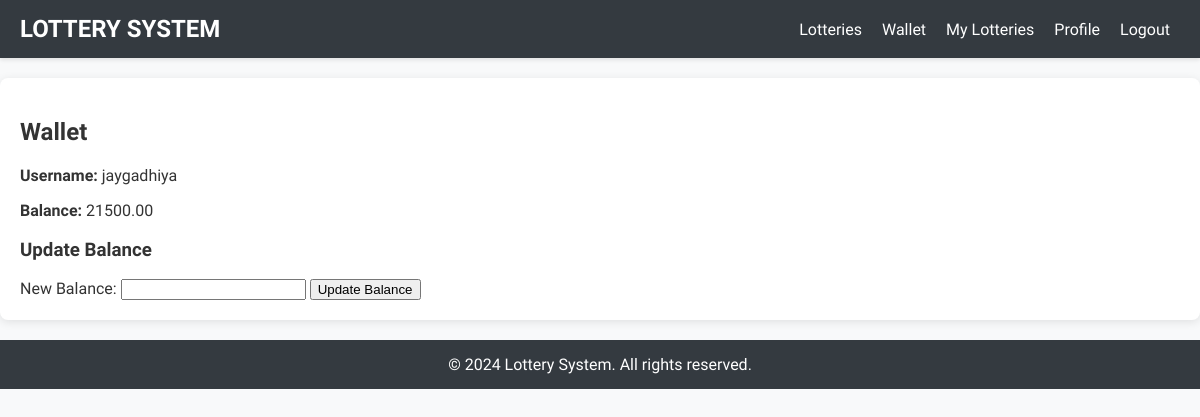
/add_balance/ (signed in), run on an earlier commit of the app's database.
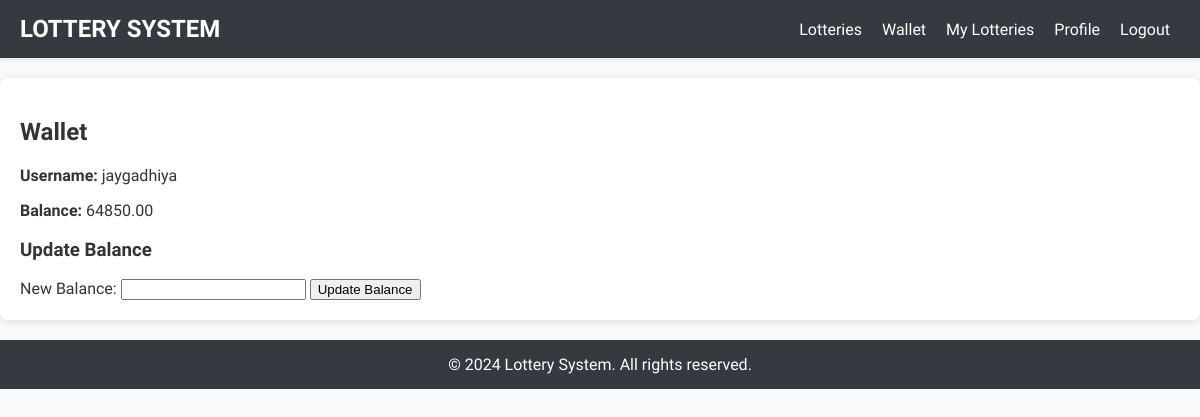
And on a later commit of the database.
### users/models.py (models this page shows, shortened)
class Wallet(TimeStampedModel):
    user = models.OneToOneField(User, on_delete=models.CASCADE)
    balance = models.DecimalField(max_digits=10, decimal_places=2, default=0)

class User(AbstractUser):
    user_type = models.CharField(choices=USER_TYPES, default=BUYER, max_length=10)
    birth_date = models.DateField(null=True)

### users/views.py (the view)
# urls.py: path('add_balance/', walletUpdate, name='update_balance'),
def walletUpdate(request):
    wallet, created = Wallet.objects.get_or_create(user=request.user)
    if request.method == 'POST':
        new_balance = request.POST.get('balance')
        if new_balance:
            wallet.balance = Decimal(wallet.balance) + Decimal(new_balance)
            wallet.save()
        return redirect('wallet')
    return render(request, 'users/update_wallet.html', {'wallet' : wallet})

### users/templates/users/update_wallet.html (shortened to what this page needs)
{% extends 'users/base.html' %}
{% block content %}
<div class="wallet-container">
    <h2>Wallet</h2>
    <p><strong>Username:</strong> {{ wallet.user.username }}</p>
    <p><strong>Balance:</strong> {{ wallet.balance }}</p>
    <h3>Update Balance</h3>
    <form method="post">
        <label for="balance">New Balance:</label>
        <input type="number" step="0.5" name="balance" id="balance" required>
        <button type="submit">Update Balance</button>
    </form>
</div>
{% endblock %}

What changed in the data, as far as the page shows it:
changed Wallet "jaygadhiya": balance "21500.00" → "64850.00"
